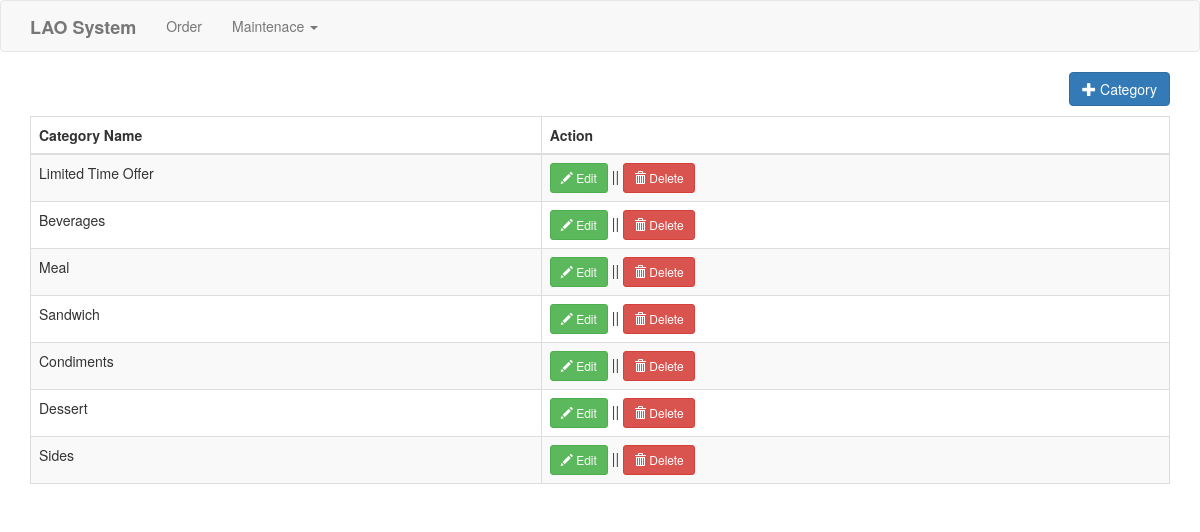
The app's page /ordersimple/category.php with its own data.
### tables this page shows
CREATE TABLE `category` (
  `categoryid` int(11) NOT NULL,
  `catname` varchar(30) NOT NULL
);

### ordersimple/category.php (the view, shortened to what this page needs)
<?php include('header.php'); ?>
<body>
<?php include('navbar.php'); ?>
<div class="container">
	<div class="row">
		<div class="col-md-12">
			<a href="#addcategory" data-toggle="modal" class="pull-right btn btn-primary"><span class="glyphicon glyphicon-plus"></span> Category</a>
		</div>
	</div>
	<div style="margin-top:10px;">
		<table class="table table-striped table-bordered">
			<thead>
				<th>Category Name</th>
				<th>Action</th>
			</thead>
			<tbody>
				<?php
					$sql="select * from category order by categoryid asc";
					$query=$conn->query($sql);
					while($row=$query->fetch_array()){
						?>
						<tr>
							<td><?php echo $row['catname']; ?></td>
							<td>
								<a href="#editcategory<?php echo $row['categoryid']; ?>" data-toggle="modal" class="btn btn-success btn-sm"><span class="glyphicon glyphicon-pencil"></span> Edit</a> || <a href="#deletecategory<?php echo $row['categoryid']; ?>" data-toggle="modal" class="btn btn-danger btn-sm"><span class="glyphicon glyphicon-trash"></span> Delete</a>
							</td>
						</tr>
						<?php
					}
				?>
			</tbody>
		</table>
	</div>
</div>
</body>
</html>

### records on screen
category: catname "Limited Time Offer"
category: catname "Beverages"
category: catname "Meal"
category: catname "Sandwich"
category: catname "Condiments"
category: catname "Dessert"
category: catname "Sides"
